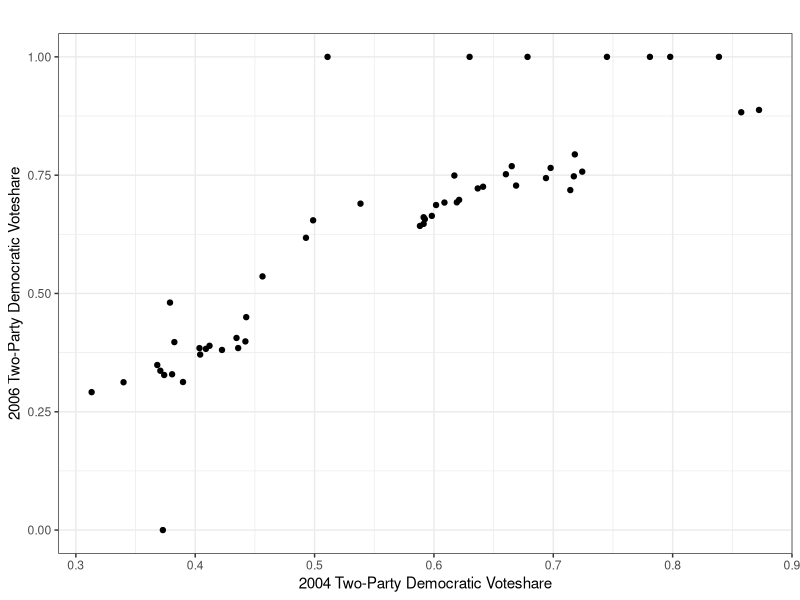
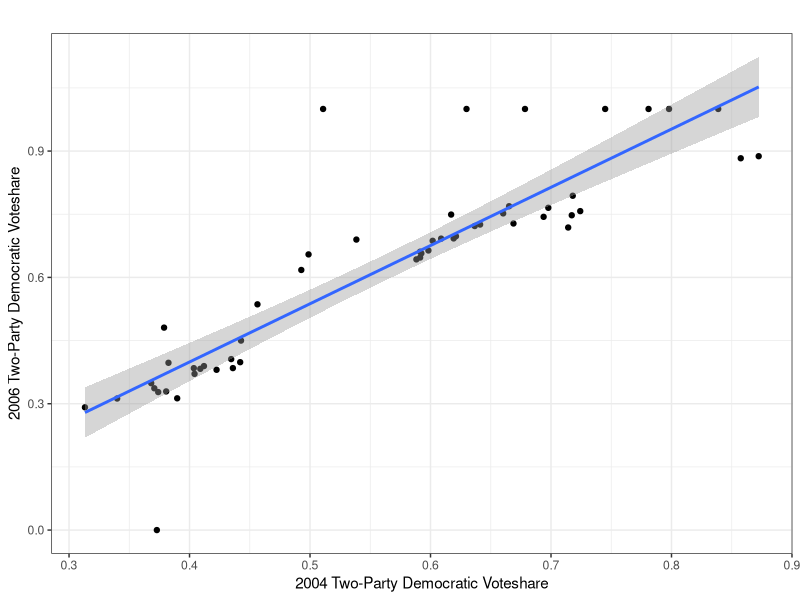
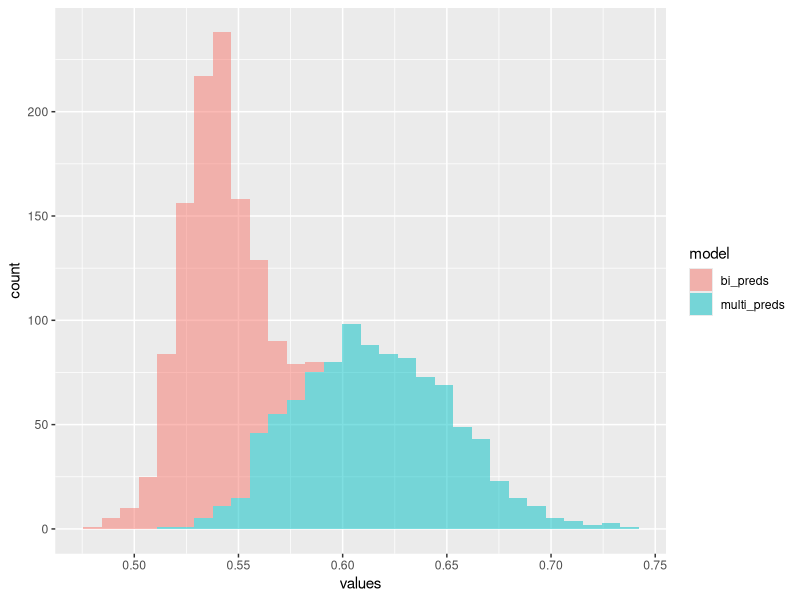

Recreate these plots in R, in order.
## ---- chunk 1
library(tidyverse)
knitr::opts_chunk$set(
	message = FALSE,
	warning = FALSE
)
## ---- chunk 2
# Reading in the data
data <- read_csv("ca2006.csv")

# Plotting data
data %>%
  ggplot(aes(x = dem_pres_2004, y = prop_d)) +
  geom_point() +
  theme_bw() +
  labs(x = "2004 Two-Party Democratic Voteshare",
       y = "2006 Two-Party Democratic Voteshare",
       title = "")

## ---- chunk 3

model1 <- lm(prop_d ~ dem_pres_2004, data = data)

summary(model1)

## ---- chunk 4

data %>%
  ggplot(aes(x = dem_pres_2004, y = prop_d)) +
  geom_point() +
  theme_bw() +
  labs(x = "2004 Two-Party Democratic Voteshare",
       y = "2006 Two-Party Democratic Voteshare",
       title = "") +
  geom_smooth(method = "lm")

## ---- chunk 5

prediction_bivariate  <- function(mod, num) {
  pred <- (mod$coefficients[1] + (num * mod$coefficients[2]))
  return(pred)
}


prediction_bivariate(model1, 0.5)

## ---- chunk 6
model2 <- lm(prop_d ~ dem_pres_2004 + dem_pres_2000 + dem_inc, data = data)


prediction_multivariate  <- function(mod, nums) {
  
  pred_values <- c(1, nums)
  
  if(length(pred_values) != length(mod$coefficients)) stop("!!!")
  
  return(sum(pred_values * mod$coefficients))
}


prediction_multivariate(model2, c(0.5, 0.5, 1))
## ---- chunk 7
set.seed(2018)

bootstrap  <- function(data) {
  
  bi_preds <- c()
  multi_preds <- c()

  for(i in 0:1000) {
    
      samp <- sample_n(data, 53, replace = TRUE)
      
      bi <- lm(prop_d ~ dem_pres_2004, data = samp)
      multi <-  lm(prop_d ~ dem_pres_2004 + dem_pres_2000 + dem_inc, data = samp)
      
      bi_pred <- prediction_bivariate(bi, 0.5)
      multi_pred <- prediction_multivariate(multi, c(0.5, 0.5, 1))
      
      bi_preds <- c(bi_preds, bi_pred)
      multi_preds <- c(multi_preds, multi_pred)
      
  }
  
  return(cbind(bi_preds, multi_preds))
  
}

predictions <- bootstrap(data)

## ---- chunk 8

as_tibble(predictions) %>%
  pivot_longer(cols = bi_preds:multi_preds, names_to = "model", values_to = "values") %>%
  ggplot() +
  geom_histogram(aes(x = values, fill = model), alpha = 0.5)

